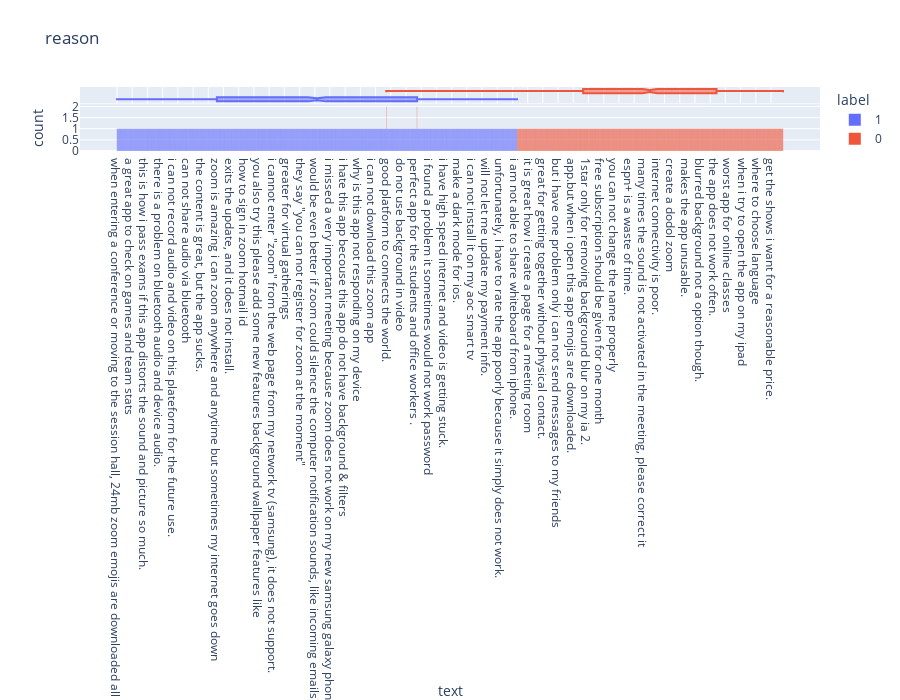

This figure's notebook cell:
### Code cell
px.histogram(
    train_data, 
    x="text",height=700, color='label', title="reason", marginal="box")

### Figure 1 — Plotly figure (JSON) as saved in the notebook; plotly's stock layout.template omitted (floating-point values rounded to 4 significant figures; data arrays with more than 128 entries replaced by an {"elided": "..."} marker saying what was removed)
{"data": [{"alignmentgroup": "True", "bingroup": "x", "hovertemplate": "label=1<br>text=%{x}<br>count=%{y}<extra></extra>", "legendgroup": "1", "marker": {"color": "#636efa", "pattern": {"shape": ""}}, "name": "1", "offsetgroup": "1", "orientation": "v", "showlegend": true, "type": "histogram", "x": {"elided": "1237 str values"}, "xaxis": "x", "yaxis": "y"}, {"alignmentgroup": "True", "hovertemplate": "label=1<br>text=%{x}<extra></extra>", "legendgroup": "1", "marker": {"color": "#636efa"}, "name": "1", "notched": true, "offsetgroup": "1", "showlegend": false, "type": "box", "x": {"elided": "1237 str values"}, "xaxis": "x2", "yaxis": "y2"}, {"alignmentgroup": "True", "bingroup": "x", "hovertemplate": "label=0<br>text=%{x}<br>count=%{y}<extra></extra>", "legendgroup": "0", "marker": {"color": "#EF553B", "pattern": {"shape": ""}}, "name": "0", "offsetgroup": "0", "orientation": "v", "showlegend": true, "type": "histogram", "x": {"elided": "824 str values"}, "xaxis": "x", "yaxis": "y"}, {"alignmentgroup": "True", "hovertemplate": "label=0<br>text=%{x}<extra></extra>", "legendgroup": "0", "marker": {"color": "#EF553B"}, "name": "0", "notched": true, "offsetgroup": "0", "showlegend": false, "type": "box", "x": {"elided": "824 str values"}, "xaxis": "x2", "yaxis": "y2"}], "layout": {"barmode": "relative", "height": 700, "legend": {"title": {"text": "label"}, "tracegroupgap": 0}, "title": {"text": "reason"}, "xaxis": {"anchor": "y", "domain": [0, 1], "title": {"text": "text"}}, "xaxis2": {"anchor": "y2", "domain": [0, 1], "matches": "x", "showgrid": true, "showticklabels": false}, "yaxis": {"anchor": "x", "domain": [0, 0.7326], "title": {"text": "count"}}, "yaxis2": {"anchor": "x2", "domain": [0.7426, 1], "matches": "y2", "showgrid": false, "showline": false, "showticklabels": false, "ticks": ""}}}
